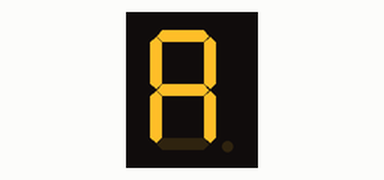
Simulated run of this sketch. Board: Arduino Uno, built with avr-gcc and run on an emulated ATmega328P. Shown: 1-digit seven-segment display. Wiring (inferred from the names in the program): 1-digit 7-segment display, segments lit when HIGH: segments pin 11, pin 10, pin 9, pin 8, pin 7, pin 6, pin 5. The segment pins are drawn as the display they are named for.

Above: at 0.1 s.
At 1.1 s:
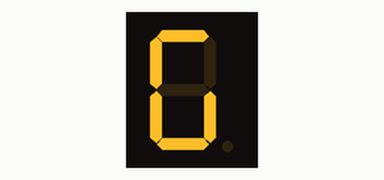
At 3.1 s:
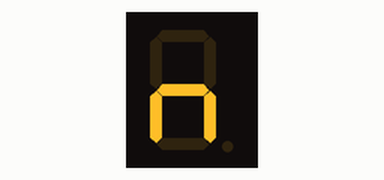
At 5.1 s:
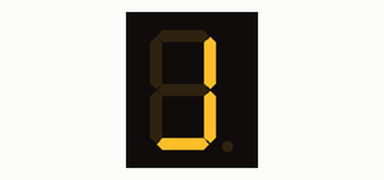
At 8.1 s:
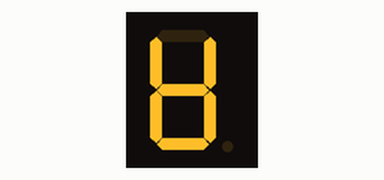
At 12.1 s:
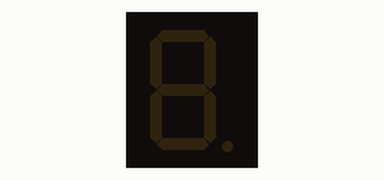

Measured:
- by itself, everything shown: repeats every 13.0 s, in 12 steps
- what the display in image 1 shows lasts 1.0 s, from 1.0 s to 2.0 s

The sketch:

Display_3.ino
```cpp
/**********************************************************************************
**                                                                               **
**                         Sortides i entrades digitals                          **
**                              Array de 8 LEDs                                  **
**                                                                               **
** ADAM LAAOUAJ                                                       06/03/2017 **
**********************************************************************************/

//********** Includes *************************************************************

//********** Variables ************************************************************
const int A = 5; //Cada LED amb un nombre
const int B = 6;
const int C = 7;
const int D = 8;
const int E = 9;
const int F = 10;
const int G = 11;
int a=1000;
//********** Setup ****************************************************************
void setup()
{
  pinMode(5,OUTPUT); // Sortides
  pinMode(6,OUTPUT);
  pinMode(7,OUTPUT);
  pinMode(8,OUTPUT);
  pinMode(9,OUTPUT);
  pinMode(10,OUTPUT);
  pinMode(11,OUTPUT);


}

//********** Loop *****************************************************************
void loop()
{

  digitalWrite (A,HIGH); //A
  digitalWrite (B,HIGH);
  digitalWrite (C,HIGH);
  digitalWrite (D,LOW);
  digitalWrite (E,HIGH);
  digitalWrite (F,HIGH);
  digitalWrite (G,HIGH);
  delay(a);

  digitalWrite (A,LOW); //D
  digitalWrite (B,HIGH);
  digitalWrite (C,HIGH);
  digitalWrite (D,HIGH);
  digitalWrite (E,HIGH);
  digitalWrite (F,LOW);
  digitalWrite (G,HIGH);
  delay(a);

  digitalWrite (A,HIGH); //A
  digitalWrite (B,HIGH);
  digitalWrite (C,HIGH);
  digitalWrite (D,LOW);
  digitalWrite (E,HIGH);
  digitalWrite (F,HIGH);
  digitalWrite (G,HIGH);
  delay(a);

  digitalWrite (A,HIGH); //M
  digitalWrite (B,LOW);
  digitalWrite (C,HIGH);
  digitalWrite (D,LOW);
  digitalWrite (E,HIGH);
  digitalWrite (F,LOW);
  digitalWrite (G,LOW);
  delay(a);

  digitalWrite (A,LOW); //ESPAI
  digitalWrite (B,LOW);
  digitalWrite (C,LOW);
  digitalWrite (D,LOW);
  digitalWrite (E,LOW);
  digitalWrite (F,LOW);
  digitalWrite (G,LOW);
  delay(a);

  digitalWrite (A,LOW); //L
  digitalWrite (B,LOW);
  digitalWrite (C,LOW);
  digitalWrite (D,HIGH);
  digitalWrite (E,HIGH);
  digitalWrite (F,HIGH);
  digitalWrite (G,LOW);
  delay(a);

  digitalWrite (A,HIGH); //A
  digitalWrite (B,HIGH);
  digitalWrite (C,HIGH);
  digitalWrite (D,LOW);
  digitalWrite (E,HIGH);
  digitalWrite (F,HIGH);
  digitalWrite (G,HIGH);
  delay(a);

  digitalWrite (A,HIGH); //A
  digitalWrite (B,HIGH);
  digitalWrite (C,HIGH);
  digitalWrite (D,LOW);
  digitalWrite (E,HIGH);
  digitalWrite (F,HIGH);
  digitalWrite (G,HIGH);
  delay(a);

  digitalWrite (A,HIGH); //O
  digitalWrite (B,HIGH);
  digitalWrite (C,HIGH);
  digitalWrite (D,HIGH);
  digitalWrite (E,HIGH);
  digitalWrite (F,HIGH);
  digitalWrite (G,LOW);
  delay(a);

  digitalWrite (A,LOW); //U
  digitalWrite (B,HIGH);
  digitalWrite (C,HIGH);
  digitalWrite (D,HIGH);
  digitalWrite (E,HIGH);
  digitalWrite (F,HIGH);
  digitalWrite (G,LOW);
  delay(a);

  digitalWrite (A,HIGH); //A
  digitalWrite (B,HIGH);
  digitalWrite (C,HIGH);
  digitalWrite (D,LOW);
  digitalWrite (E,HIGH);
  digitalWrite (F,HIGH);
  digitalWrite (G,HIGH);
  delay(a);

  digitalWrite (A,LOW); //J
  digitalWrite (B,HIGH);
  digitalWrite (C,HIGH);
  digitalWrite (D,HIGH);
  digitalWrite (E,HIGH);
  digitalWrite (F,LOW);
  digitalWrite (G,LOW);
  delay(a);

  digitalWrite (A,LOW); //ESPAI
  digitalWrite (B,LOW);
  digitalWrite (C,LOW);
  digitalWrite (D,LOW);
  digitalWrite (E,LOW);
  digitalWrite (F,LOW);
  digitalWrite (G,LOW);
  delay(a);
}


//********** Funcions *************************************************************
```
